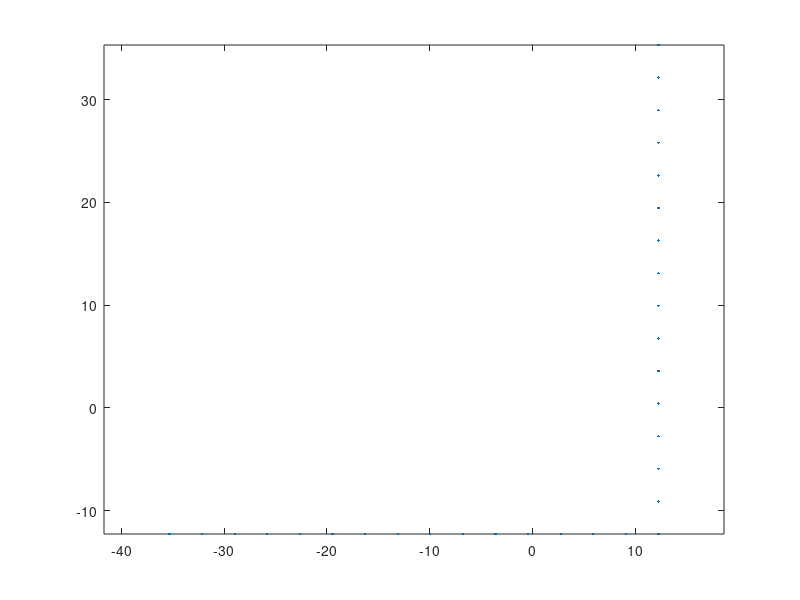
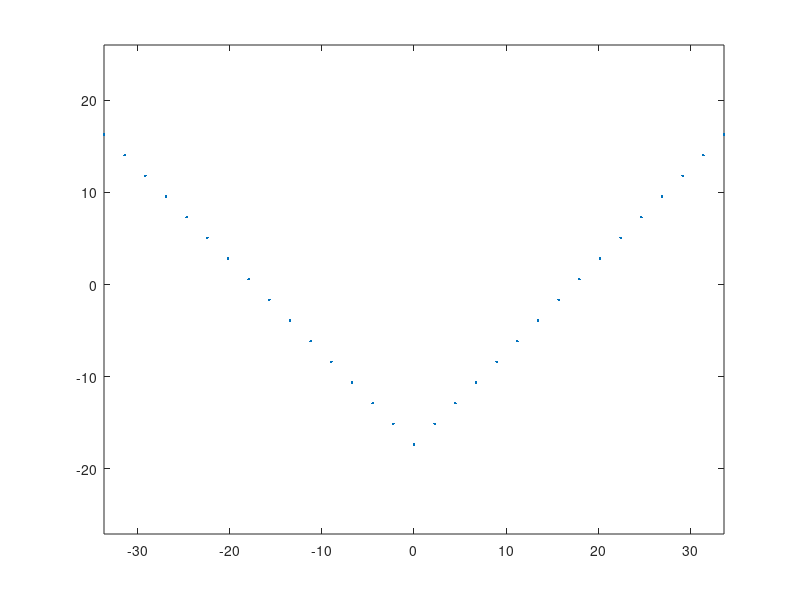

Write the MATLAB code that produced these figures, in order.
%% form a fiber section of a L section
clear;clc;
%% input section propertities
% a = length of leg 1 (long)
% b = length of leg 2 (short)
% t = thickness/inch
% nfa = number of fibers along leg 1
% nfb = number of fibers along leg 2
% nft = number of fibers along thickness (assume 1 here)
a=50.8;
b=50.8;
t=3.2;
nfa=round(a/t);
nfb=round(b/t);
nft=1;
%% torsional stiffness
J=(a+b-t)*t^3/3;
%% calculate coordinates of centroid with respect to the vertex of L section
A=(a+b)*t-t^2; % section area
yc=((a-t)*t*t/2+b*t*b/2)/A; % distance between centroid and vertex in the local y' direction
zc=((b-t)*t*t/2+a*t*a/2)/A; % distance between centroid and vertex in the local z' direction

%% calculate principle axes (rotation from local axes y'-z' to principle axes y-z)
I1y=1/12*t*a^3+(a/2-zc)^2*t*a; % moment of inertia of leg 1 w.r.t. y'
I1z=1/12*a*t^3+(yc-t/2)^2*t*a; % moment of inertia of leg 1 w.r.t. z'
I1yz=0+(a/2-zc)*(yc-t/2)*t*a; % moment of inertia of leg 1 w.r.t. y'-z'
I2y=1/12*(b-t)*t^3+(zc-t/2)^2*t*(b-t); % moment of inertia of leg 2 w.r.t. y'
I2z=1/12*t*(b-t)^3+((b-t)/2+t-yc)^2*t*(b-t); % moment of inertia of leg 2 w.r.t. z'
I2yz=0+(zc-t/2)*((b-t)/2+t-yc)*t*(b-t); % moment of inertia of leg 2 w.r.t. y'-z'
Iy1=I1y+I2y; % moment of inertia of L section w.r.t. y'
Iz1=I1z+I2z; % moment of inertia of L section w.r.t. z'
Iyz1=I1yz+I2yz; % moment of inertia of L section w.r.t. y'-z'
Iy=(Iy1+Iz1)/2+1/2*sqrt((Iy1-Iz1)^2+4*Iyz1^2); % moment of inertia of L section w.r.t. y
Iz=(Iy1+Iz1)/2-1/2*sqrt((Iy1-Iz1)^2+4*Iyz1^2); % moment of inertia of L section w.r.t. y
alpha=atan(-2*Iyz1/(Iz1-Iy1))/2; % rotation from local axes y'-z' to principle axes y-z
alpha=abs(alpha); %make sure alpha is positive at pi/4 (equal legs)
%% calculate fiber coordinates w.r.t. z'-y'
SCcoordz1y1=[zc-t/2;-(yc-t/2)]; % shear center coordinates w.r.t. z'-y'
P=zeros(2,nfa+nfb-1); % fiber coordinates w.r.t. z'-y', first row of P is z', second row of P is y'
dPz=[-a/nfa;0];
dPy=[0;b/nfb];
for i=1:nfa
    P(:,i)=SCcoordz1y1+(i-1)*dPz;
end
for i=1:(nfb-1)
    P(:,nfa+i)=SCcoordz1y1+i*dPy;
end
plot(P(1,:),P(2,:),'.')
axis equal
%% transform fiber coordinates to z-y
T=[cos(alpha),sin(alpha);
    -sin(alpha),cos(alpha)]; % transformation matrix
Q=T*P; % first row of Q is z, second row of Q is y
figure
plot(Q(1,:),Q(2,:),'.')
axis equal
%% Calculate approximate elastic properties (Iy, Iz, betaY and betaZ)
Af=zeros(nfa+nfb-1,1); % area of each fiber
Af(1)=a/nfa*b/nfb-(a/nfa-t)*(b/nfb-t);
Af(2:nfa)=a/nfa*t;
Af(nfa+1:nfa+nfb-1)=b/nfb*t;

Qsquared=Q.^2;
IyIz_appr=Qsquared*Af; % approximate to [Iy;Iz]

QsumCol=sum(Qsquared,1); % calculate y^2+z^2
QsumColz=Q(1,:).*QsumCol; % calculate z(y^2+z^2)
QsumColy=Q(2,:).*QsumCol; % calculate y(y^2+z^2)
betaY=QsumColz*Af/Iy-2*Q(1,1);
betaZ=QsumColy*Af/Iz-2*Q(2,1);

%% output Tcl command lines to generate fiber sections
fileID1=fopen('Lsection.tcl','w');
%fprintf(fileID,'%7s %5s %5i %1s\n','section','Fiber',10000+secID,'{');
for i = 1:(nfa+nfb-1)
%                                                                          %fiber %yLoc  %zLoc   Area    MaterialID  SectorialCoord ys, and zs of shear center
    fprintf(fileID1,'    %5s %16.8f %16.8f %16.8f %6s%1s\n','fiber',Q(2,i),Q(1,i),Af(i),'$matID',';');
end
fclose(fileID1);

%% output L section properties
fileID=fopen('LsectionProperties.tcl','w');
                                           % ys     zs     
fprintf(fileID,'%16.8f %16.8f %16.8f %16.8f\n',Q(2,1),Q(1,1),alpha,J);
fclose(fileID);

%% calculate polar radius of gyration
r02=Q(2,1)^2+Q(1,1)^2+(Iy+Iz)/A;
r0=sqrt(r02);